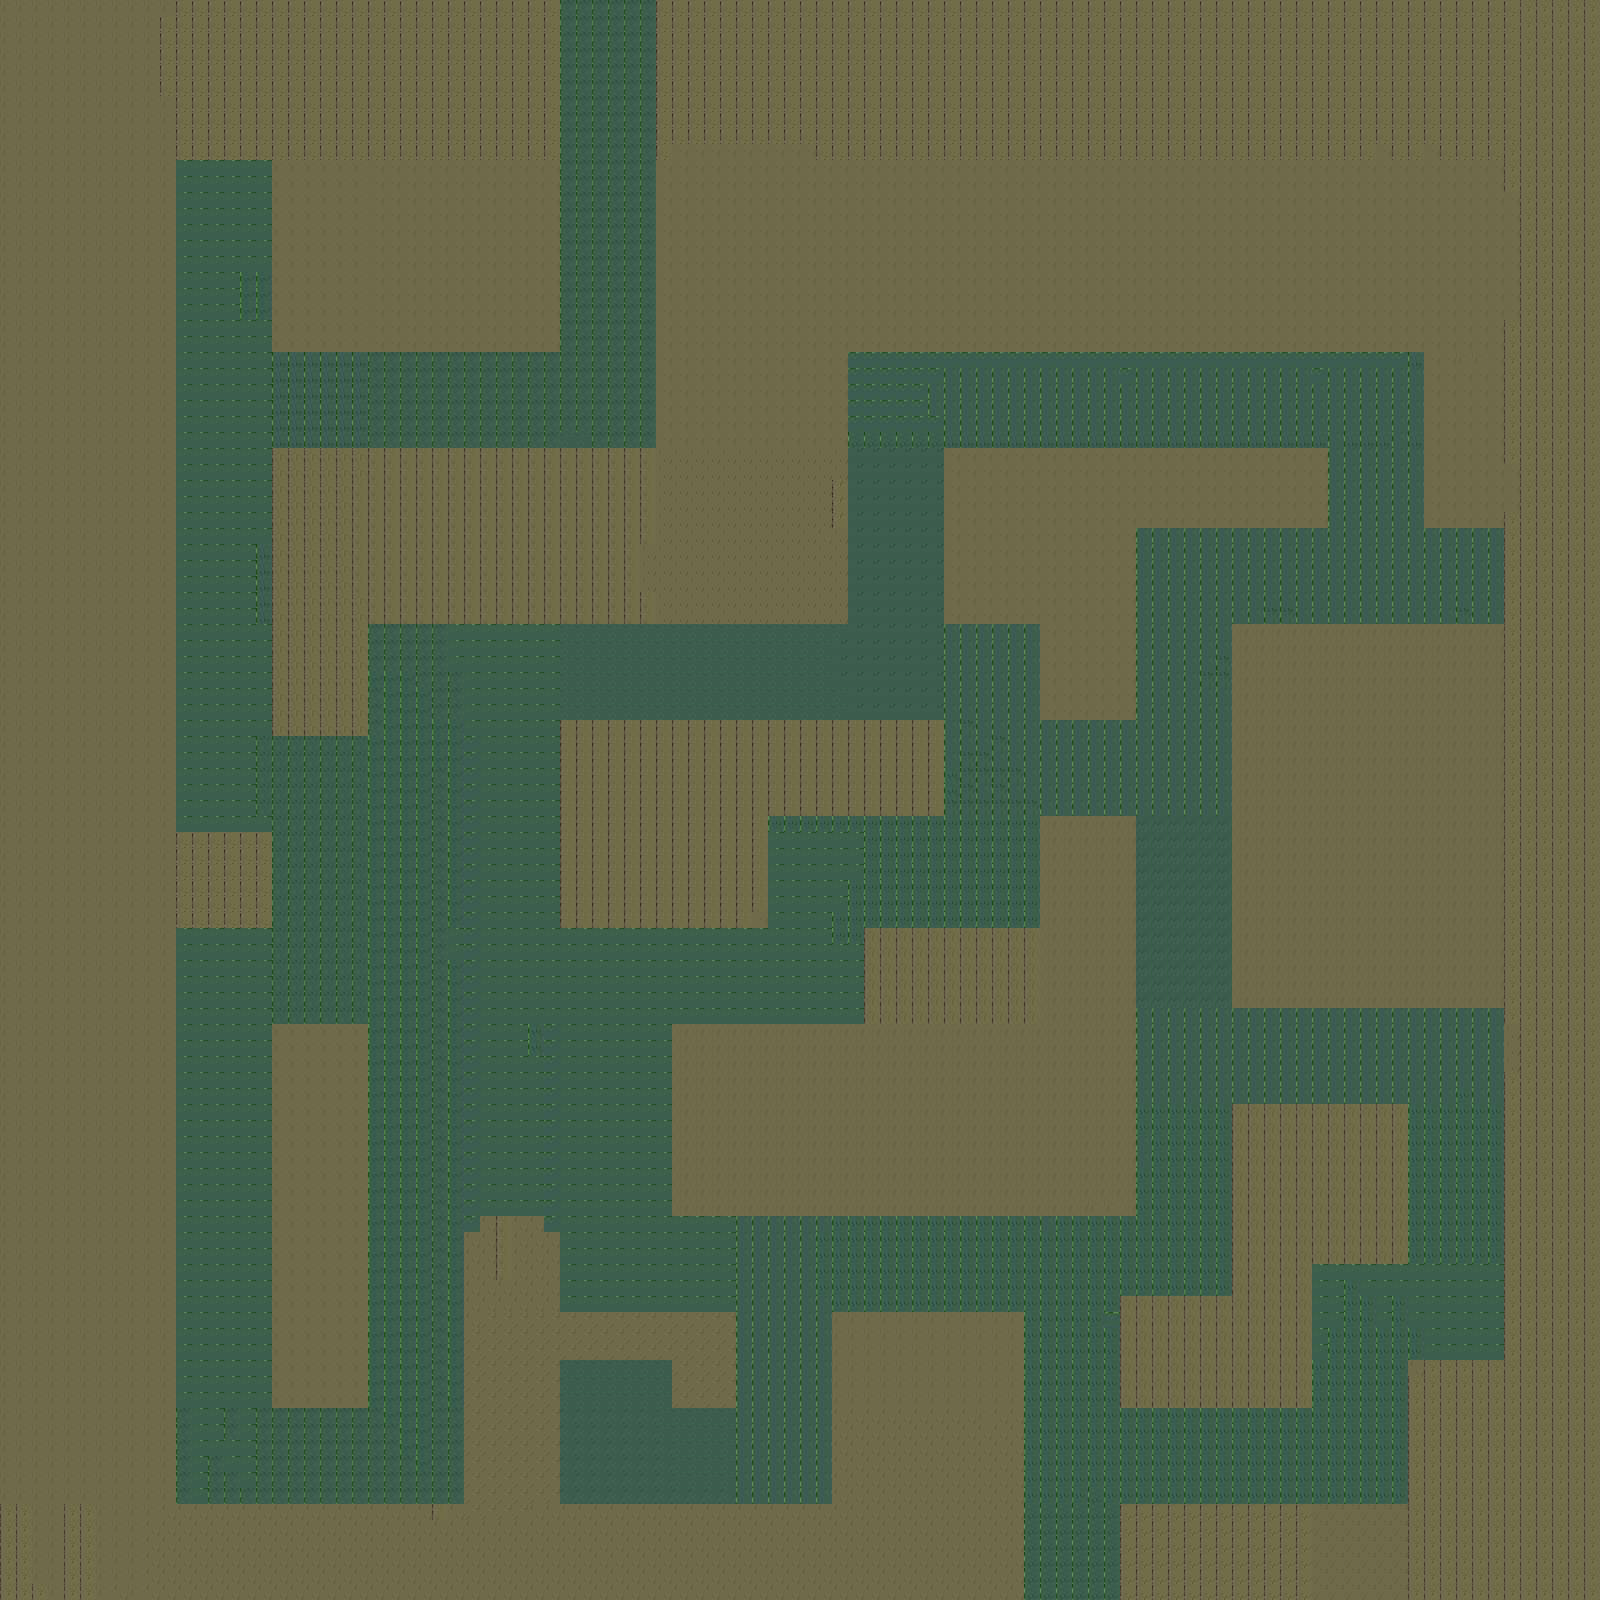

The image is a tile-based game level rendered from a .tmx file. Its description and source (layers, tilesets, objects; grid data summarised) follow:
An orthogonal 100x100 tile map with 16x16 px tiles, 1 tile layer (Capa de Patrones 1), 2 tilesets and 8 objects.

<map version="1.0" tiledversion="2018.04.18" orientation="orthogonal" renderorder="right-down" width="100" height="100" tilewidth="16" tileheight="16" infinite="0" nextobjectid="13">
 <tileset firstgid="1" name="laberintotileset" tilewidth="16" tileheight="16" tilecount="3600" columns="80">
  <image source="laberintotileset.jpg" width="1280" height="720" />
 </tileset>
 <tileset firstgid="3601" name="laberintotileset" tilewidth="32" tileheight="32" tilecount="880" columns="40">
  <image source="laberintotileset.jpg" width="1280" height="720" />
 </tileset>
 <layer name="Capa de Patrones 1" width="100" height="100">
  <data>[10000 cells, 10000 non-empty, 34 distinct tile ids]</data>
 </layer>
 <objectgroup name="colisiones">
  <object id="1" x="1130" y="1600">
   <polyline points="0,-4 -6,-92 282,-96 284,-238 384,-238 382,-594 106,-588 110,-970 380,-974 384,-1066 302,-1068 304,-1242 -276,-1240 -274,-978 -754,-972 -752,-866 -848,-864 -850,-1146 -472,-1148 -468,-1600" />
  </object>
  <object id="2" x="1130" y="1600">
   <polyline points="-562,-1600 -560,-1246 -846,-1242 -848,-1438 -956,-1436 -952,-770 -856,-770 -856,-674 -948,-670 -944,-104 -944,-92 -664,-92 -656,-376 -570,-378 -562,-298 -562,-286 -388,-284 -388,-192 -452,-188 -450,-236 -560,-238 -566,-88 -292,-94 -292,-280 -102,-284 -102,2" />
  </object>
  <object id="3" x="468" y="1222">
   <polyline points="88,-202 90,-4 0,0 2,-486" />
  </object>
  <object id="4" x="1121.33" y="1406.67">
   <polygon points="0,0 1.33333,-112 110.667,-109.333 113.333,-298.667 284,-301.333 288,-148 186.667,-141.333 189.333,0" />
  </object>
  <object id="5" x="1132" y="818.667">
   <polygon points="0,0 4,397.333 -458.667,397.333 -458.667,209.333 -264,209.333 -264,113.333 -86.6667,113.333 -89.3333,0" />
  </object>
  <object id="6" x="1133.33" y="714.667">
   <polygon points="0,0 2.66667,-184 193.333,-185.333 193.333,-264 -189.333,-264 -189.333,-89.3333 -89.3333,-92 -93.3333,5.33333" />
  </object>
  <object id="10" x="560" y="920">
   <polygon points="0,0 6,-202 384,-200 382,-116 382,-104 206,-106 204,2" />
  </object>
  <object id="12" x="275.758" y="1012.12">
   <polyline points="87.8788,6.06061 93.9394,12.1212 93.9394,30.303 90.9091,393.939 3.0303,384.848 0,0 86.2424,9.87879 98.2424,-282.121 8.24242,-274.121" />
  </object>
 </objectgroup>
</map>
